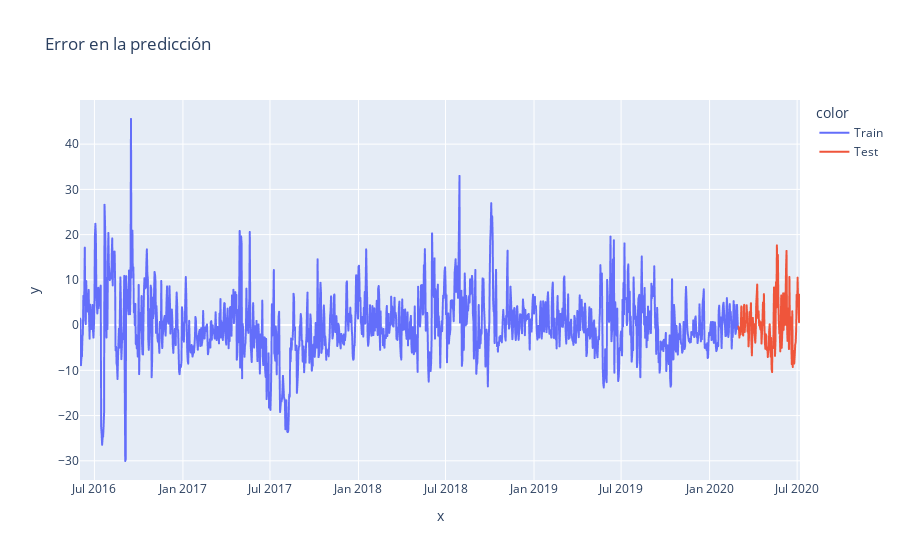

Notebook code cell kept with this figure:
### Code cell
error_train_best = y_true_train_best - y_pred_train_best
error_test_best = y_true_test_best - y_pred_test_best[-129:]

error_train_df = pd.DataFrame({'ds': train_data['ds'], 'error': error_train_best, 'set': 'Train'})
error_test_df = pd.DataFrame({'ds': test_data['ds'], 'error': error_test_best, 'set': 'Test'})

error_df = pd.concat([error_train_df, error_test_df])
fig = px.line(x=error_df['ds'], y=error_df['error'], title='Error en la predicción', color=error_df['set'])
fig.show()

### Figure 1 — Plotly figure (JSON) as saved in the notebook; plotly's stock layout.template omitted (floating-point values rounded to 4 significant figures; data arrays with more than 128 entries replaced by an {"elided": "..."} marker saying what was removed)
{"data": [{"hovertemplate": "color=Train<br>x=%{x}<br>y=%{y}<extra></extra>", "legendgroup": "Train", "line": {"color": "#636efa", "dash": "solid"}, "marker": {"symbol": "circle"}, "mode": "lines", "name": "Train", "showlegend": true, "type": "scattergl", "x": {"elided": "1369 str values"}, "xaxis": "x", "y": {"elided": "1369 float values"}, "yaxis": "y"}, {"hovertemplate": "color=Test<br>x=%{x}<br>y=%{y}<extra></extra>", "legendgroup": "Test", "line": {"color": "#EF553B", "dash": "solid"}, "marker": {"symbol": "circle"}, "mode": "lines", "name": "Test", "showlegend": true, "type": "scattergl", "x": {"elided": "129 str values"}, "xaxis": "x", "y": {"elided": "129 float values"}, "yaxis": "y"}], "layout": {"legend": {"title": {"text": "color"}, "tracegroupgap": 0}, "title": {"text": "Error en la predicción"}, "xaxis": {"anchor": "y", "domain": [0, 1], "title": {"text": "x"}}, "yaxis": {"anchor": "x", "domain": [0, 1], "title": {"text": "y"}}}}
